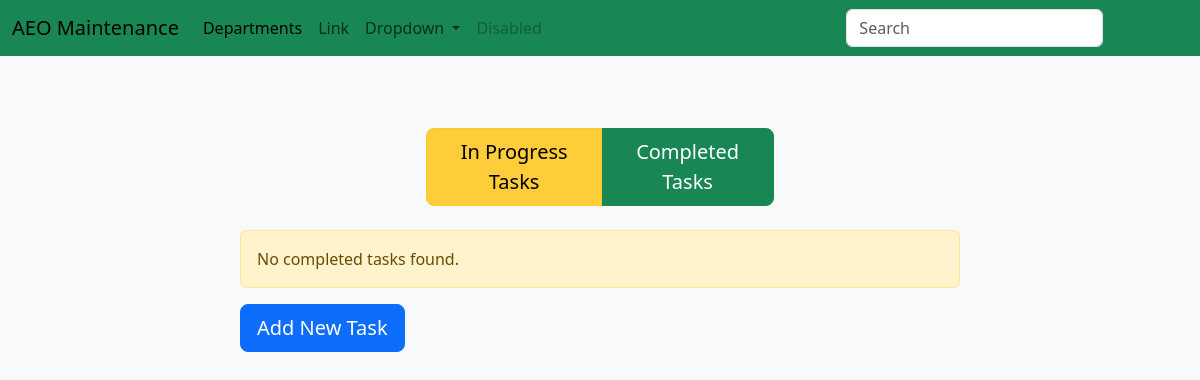
Page /departments/1/in_progress_tasks/ on the earlier database version.
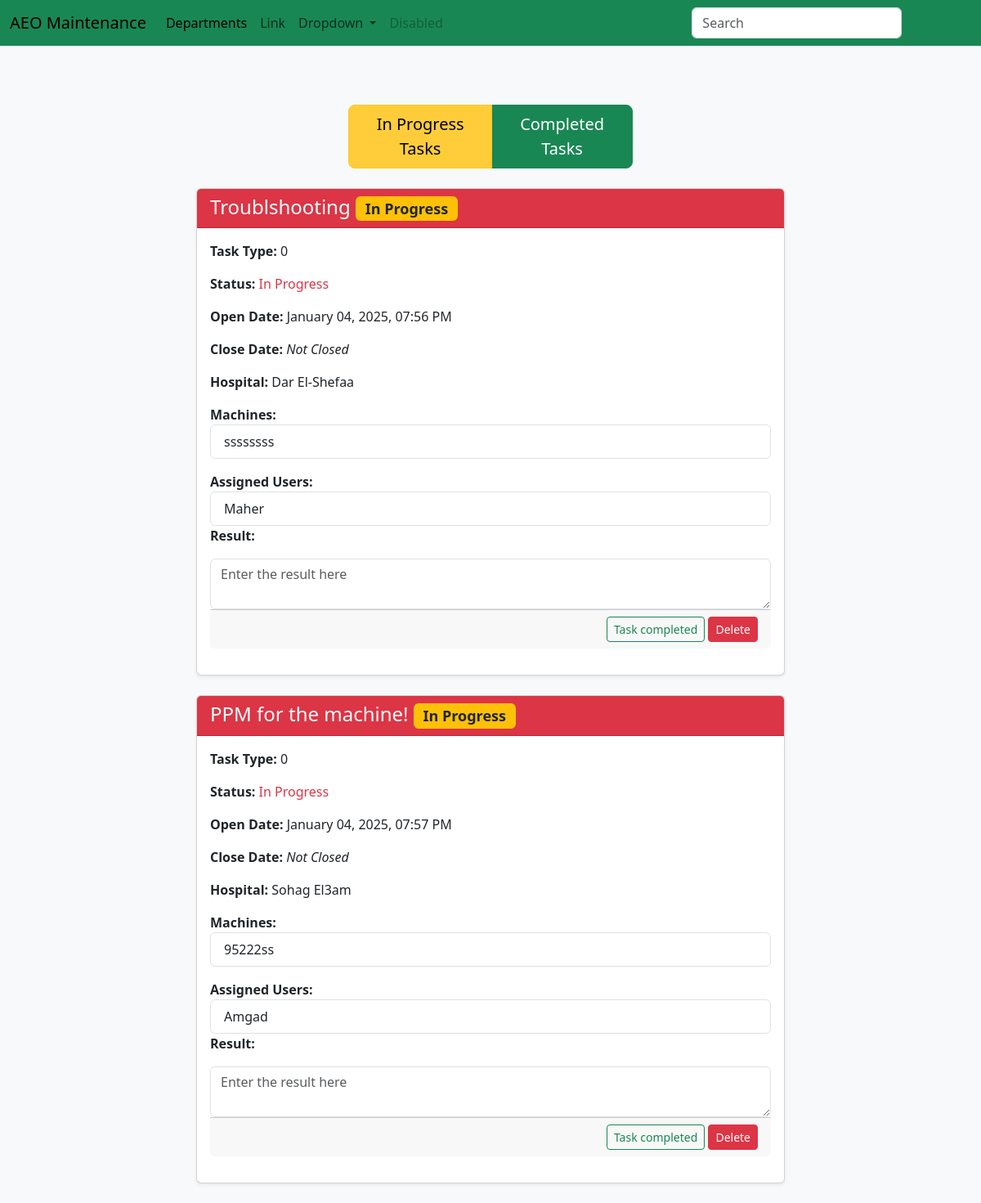
Same page on the later database version.
### maintenance_system/models.py (models this page shows, shortened)
class Task(db.Model):
	id = db.Column(db.Integer, primary_key=True)
	task_type = db.Column(db.String(80))
	status = db.Column(db.Integer, default=int(0)) # 0: not completed, 1: in progress, 2: done
	open_date = db.Column(db.DateTime, nullable=False, default=default_time)
	close_date = db.Column(db.DateTime)
	description = db.Column(db.String(200))
	result = db.Column(db.String(200))
	hospital_id = db.Column(db.Integer, db.ForeignKey('hospital.id'))
	users = db.relationship('User', secondary='user_task', backref='tasks', lazy='dynamic')

class Hospital(db.Model):
	id = db.Column(db.Integer, primary_key=True)
	name = db.Column(db.String(80), unique=True)
	governorate = db.Column(db.String(80))
	tasks = db.relationship('Task', backref='hospital', lazy=True)
	machines = db.relationship('Machine', backref='hospital', lazy=True)

class Machine(db.Model):
	id = db.Column(db.Integer, primary_key=True)
	serial_number = db.Column(db.String(80), unique=True)
	installation_date = db.Column(db.DateTime)
	contract_type = db.Column(db.Integer, default=int(0)) # 0: warranty, 1: maintenance, 2: none
	contract_name = db.Column(db.String(80))
	contract_start_date = db.Column(db.DateTime)
	contract_end_date = db.Column(db.DateTime)
	user_id = db.Column(db.Integer, db.ForeignKey('user.id'))
	model_id = db.Column(db.Integer, db.ForeignKey('model.id'))
	hospital_id = db.Column(db.Integer, db.ForeignKey('hospital.id'))
	tasks = db.relationship('Task', secondary='machine_task', backref='machines', lazy='dynamic')

class User(db.Model):
	id = db.Column(db.Integer, primary_key=True)
	username = db.Column(db.String(80), unique=True)
	email = db.Column(db.String(120), unique=True)
	password = db.Column(db.String(120))
	rank = db.Column(db.String(120), default="Junior")
	profile_pic = db.Column(db.String(120), default="default.jpg")
	department_id = db.Column(db.Integer, db.ForeignKey('department.id'))
	machines = db.relationship('Machine', backref='user', lazy=True)
	hospitals = db.relationship('Hospital', secondary='user_hospital', backref='users', lazy='dynamic')

### maintenance_system/routes.py (the view)
@app.route('/departments/<int:department_id>/in_progress_tasks/', methods=['GET', 'POST'])
def in_progress_tasks(department_id):
    department = Department.query.get_or_404(department_id)
    tasks = Task.query.join(Task.machines).join(Machine.model).join(Model.device).filter(Device.department_id == department_id).all()
    tasks = [task for task in tasks if task.status == 0]
    return render_template('in_progress_tasks.html', department=department, tasks=tasks)

### maintenance_system/Templates/in_progress_tasks.html
{% extends "layout.html" %}
{% block content %}
<div class="container mt-4">
	<div class="row justify-content-center">
		<div class="col-lg-4 mb-4">
			<div class="btn-group justify-content-center" role="group" aria-label="Basic mixed styles example">
				<button type="button" class="btn btn-lg btn-warning active">In Progress Tasks</button>
				<a href="{{ url_for('completed_tasks', department_id = department.id)}}"
					class="btn btn-lg btn-success">Completed Tasks</a>
			</div>
		</div>
	</div>
	<div class="row justify-content-center">
		{% if tasks %}
		{% for task in tasks %}
		<div class="col-md-8 mb-4">
			<div class="card shadow-sm">
				<div
					class="card-header
                    {% if task.status == 0 %} bg-danger text-white {% elif task.status == 1 %} bg-success text-white {% endif %}">
					<h4 class="card-title mb-0">
						{{ task.description }}
						<span
							class="badge
                            {% if task.status == 0 %} bg-warning text-dark {% elif task.status == 1 %} bg-light text-dark {% endif %}">
							{% if task.status == 0 %}
							In Progress
							{% elif task.status == 1 %}
							Completed
							{% endif %}
						</span>
					</h4>
				</div>
				<div class="card-body">
					<p><strong>Task Type:</strong> {{ task.task_type }}</p>
					<p><strong>Status:</strong>
						{% if task.status == 0 %}
						<span class="text-danger">In Progress</span>
						{% elif task.status == 1 %}
						<span class="text-success">Completed</span>
						{% endif %}
					</p>
					<p><strong>Open Date:</strong>
						{{ task.open_date.strftime('%B %d, %Y, %I:%M %p') }}
					</p>
					<p><strong>Close Date:</strong>
						{% if task.close_date %}
						{{ task.close_date.strftime('%B %d, %Y, %I:%M %p') }}
						{% else %}
						<em>Not Closed</em>
						{% endif %}
					</p>
					<p><strong>Hospital:</strong> {{ task.hospital.name }}</p>
					{% if task.machines %}
					<div>
						<strong>Machines:</strong>
						<ul class="list-group">
							{% for machine in task.machines %}
							<li class="list-group-item">{{ machine.serial_number }}</li>
							{% endfor %}
						</ul>
					</div>
					{% endif %}
					{% if task.users %}
					<div class="mt-3">
						<strong>Assigned Users:</strong>
						<ul class="list-group">
							{% for user in task.users %}
							<li class="list-group-item">{{ user.username }}</li>
							{% endfor %}
						</ul>
					</div>
					{% endif %}
					<p><strong>Result:</strong>
					<form method="post" action="{{ url_for('add_task_result', task_id=task.id) }}">
						<textarea name="result" class="form-control" placeholder="Enter the result here"></textarea>
						<div class="card-footer text-end">
							<button class="btn btn-outline-success btn-sm">Task completed</button>
							<a href="{{ url_for('delete_task', task_id=task.id) }}"
								class="btn btn-danger btn-sm">Delete</a>
						</div>
					</form>
					</p>
				</div>
			</div>
		</div>
		{% endfor %}
		{% else %}
		<div class="col-md-8">
			<div class="alert alert-warning" role="alert">
				No completed tasks found.
			</div>
			<a href="{{ url_for('add_task', department_id=department.id) }}" class="btn btn-primary btn-lg">Add New
				Task</a>
		</div>
		{% endif %}
	</div>
</div>
{% endblock %}

Differences in the rows shown:
added Task: description "Troublshooting", status "In Progress", task_type "0", open_date "January 04, 2025, 07:56 PM", shows "Not Closed", hospital.name "Dar El-Shefaa"
now on this page (row unchanged): Machine: serial_number "ssssssss", shown under "Troublshooting"
now on this page (row unchanged): User: username "Maher", shown under "Troublshooting"
added Task: description "PPM for the machine!", status "In Progress", task_type "0", open_date "January 04, 2025, 07:57 PM", shows "Not Closed", hospital.name "Sohag El3am"
now on this page (row unchanged): Machine: serial_number "95222ss", shown under "PPM for the machine!"
now on this page (row unchanged): User: username "Amgad", shown under "PPM for the machine!"
Other differences:
text no longer shown: "No completed tasks found. Add New Task"
